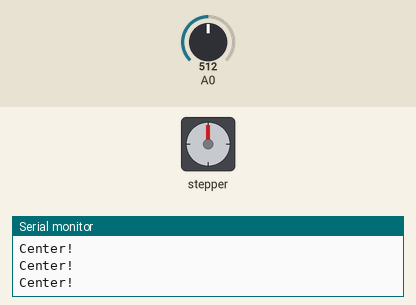
Recording of a sketch running on a simulated Arduino Uno, built with avr-gcc and run on an emulated ATmega328P. Shown: stepper motor, the last lines printed to the serial monitor. Inputs (shaded band) come from the test bench; at power-on: A0 = 512. Stepper angles assume 2048 steps per turn.

Above: at 1.2 s.
1.3 s: A0 set to 390
At 1.78 s:
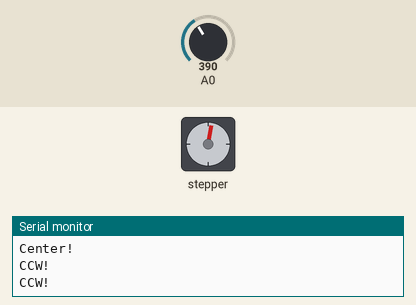
4.3 s: A0 set to 900
7.3 s: A0 set to 690
At 8.3 s:
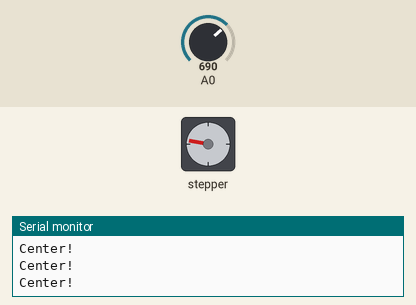
8.9 s: A0 set to 710
At 9.32 s:
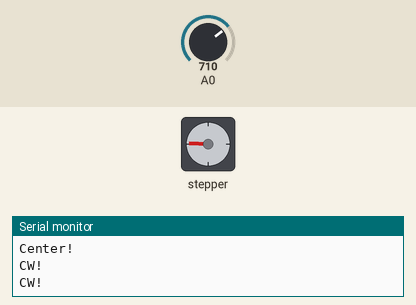
11.9 s: A0 set to 122
14.9 s: A0 set to 410
At 15.6 s:
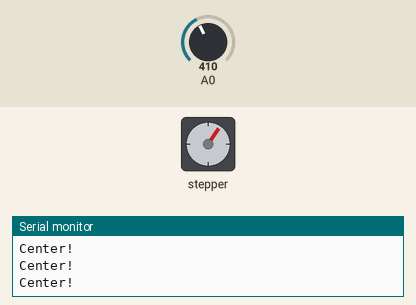
Timing chart, 0 to 17.9 s (numbered marks = the images above; inputs shaded):
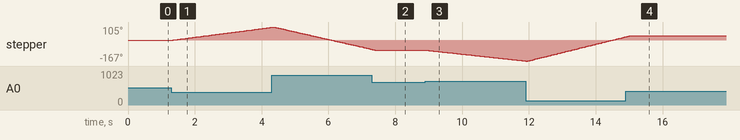

Measured:
- after the input at 1.3 s, stepper: keeps turning clockwise at about 35°/s, starting at once
- after the input at 7.3 s, stepper: goes on until 7.4 s, then stays -80°
- after the input at 8.9 s, stepper: keeps turning counter-clockwise at about 29°/s, starting at once
- after the input at 14.9 s, stepper: goes on until 15.0 s, then stays 35°

The sketch:

step28byj_poten.ino
```cpp
/*
 * 스텝모터 시계방향으로 한바퀴, 반시계방향으로 한바퀴
 * <Stepper.h라이브러리 설명>
 * -Stepper stepper(STEPS,IN1,IN2,IN3,IN4):사용하는 Stepper Motor스템수, 각 4핀을 세팅.
 * -stepper.setSpeed(값): Stepper Motor의 속도 설정.
 * -stepper.step(스텝수):스텝 수로 회전각을 표현한다.
 * 스텝모터 한바퀴 스텝각 2048일때 속도 10~14정도가 적당
 *
 */


//스위치를 누르면 스텝모터 전원 on
//가변저항으로 스텝모터 속도 조절하기

#include <Stepper.h>
#define STEPS_360 2048 //한바퀴 스텝각

#define STEP_IN1 8
#define STEP_IN2 9
#define STEP_IN3 10
#define STEP_IN4 11

//스텝모터 선언
Stepper stepper(STEPS_360, STEP_IN4, STEP_IN2, STEP_IN3, STEP_IN1);

int Control=A0;//가변저항 아날로그 핀설정
int Steps;
int motorSpeed;

void setup() {
  Serial.begin(9600);
  Serial.println("START");
  stepper.setSpeed(14); //스텝 모터 동작 속도 14RPM
}
void loop() {

  Control = analogRead(A0);
  //Serial.println(Control);
  //Serial.println();


 //가변저항을 반시계방향으로 돌리면 CCW로 모터 회전
  if( Control < 400 ){
    Serial.println("CCW!");
    Steps = 50;
    motorSpeed = map(Control, 1, 400, 15, 5);
   }
   //가변저항을 시계방향으로 돌리면 CW로 모터 회전
  else if (Control > 700){
    Serial.println("CW!");
    Steps=-50;
    motorSpeed = map(Control, 700, 1024, 5, 15);
   }
   // 가변저항이 중앙에 위치하면 모터정지.
  else if (Control > 400 && Control <700){
  Serial.println("Center!");
  Steps = 0;
  }

  stepper.setSpeed(motorSpeed); //모터회전속도
  stepper.step(Steps); // Rotate angle as Steps
  delay(10);
}
```
